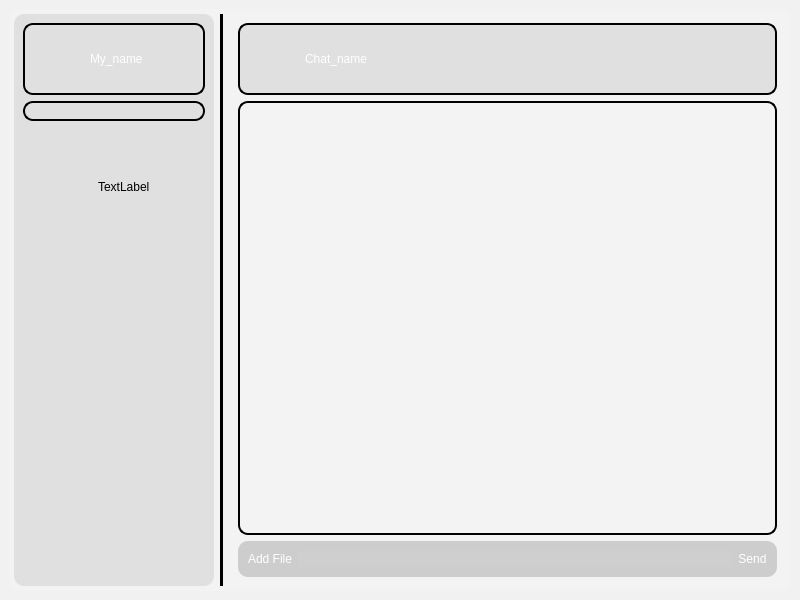
<?xml version="1.0" encoding="UTF-8"?>
<ui version="4.0">
 <class>MainWindow</class>
 <widget class="QMainWindow" name="MainWindow">
  <property name="geometry">
   <rect>
    <x>0</x>
    <y>0</y>
    <width>800</width>
    <height>600</height>
   </rect>
  </property>
  <property name="sizePolicy">
   <sizepolicy hsizetype="Fixed" vsizetype="Fixed">
    <horstretch>0</horstretch>
    <verstretch>0</verstretch>
   </sizepolicy>
  </property>
  <property name="minimumSize">
   <size>
    <width>800</width>
    <height>600</height>
   </size>
  </property>
  <property name="maximumSize">
   <size>
    <width>800</width>
    <height>600</height>
   </size>
  </property>
  <property name="windowTitle">
   <string>MainWindow</string>
  </property>
  <widget class="QWidget" name="centralwidget">
   <property name="sizePolicy">
    <sizepolicy hsizetype="Minimum" vsizetype="Minimum">
     <horstretch>0</horstretch>
     <verstretch>0</verstretch>
    </sizepolicy>
   </property>
   <property name="styleSheet">
    <string notr="true">background-color: rgba(255, 255, 255,30);</string>
   </property>
   <layout class="QGridLayout" name="gridLayout">
    <item row="0" column="0">
     <widget class="QFrame" name="horizontalFrame">
      <property name="sizePolicy">
       <sizepolicy hsizetype="Minimum" vsizetype="Minimum">
        <horstretch>0</horstretch>
        <verstretch>0</verstretch>
       </sizepolicy>
      </property>
      <property name="styleSheet">
       <string notr="true">background: qlineargradient(
            x1: 0, y1: 0,
            x2: 1, y2: 1,
            stop: 0 #ff0000,        /* červená */
            stop: 1 #0000a8       /* royal blue */
        );

border-radius: 10px;</string>
      </property>
      <layout class="QHBoxLayout" name="horizontalLayout">
       <property name="leftMargin">
        <number>5</number>
       </property>
       <property name="topMargin">
        <number>5</number>
       </property>
       <property name="rightMargin">
        <number>5</number>
       </property>
       <property name="bottomMargin">
        <number>5</number>
       </property>
       <item>
        <widget class="QFrame" name="verticalFrame">
         <property name="sizePolicy">
          <sizepolicy hsizetype="Minimum" vsizetype="Minimum">
           <horstretch>0</horstretch>
           <verstretch>0</verstretch>
          </sizepolicy>
         </property>
         <property name="maximumSize">
          <size>
           <width>200</width>
           <height>16777215</height>
          </size>
         </property>
         <property name="styleSheet">
          <string notr="true">background-color: rgba(0, 0, 0, 20);  /* 30 = velmi průhledné */
</string>
         </property>
         <layout class="QVBoxLayout" name="verticalLayout">
          <item>
           <widget class="QFrame" name="horizontalFrame_2">
            <property name="styleSheet">
             <string notr="true">background-color: rgba(255, 255, 255, 0);
border: 2px solid rgb(0, 0, 0);</string>
            </property>
            <layout class="QHBoxLayout" name="horizontalLayout_2">
             <item>
              <widget class="QPushButton" name="pushButton_user_icon">
               <property name="minimumSize">
                <size>
                 <width>50</width>
                 <height>50</height>
                </size>
               </property>
               <property name="maximumSize">
                <size>
                 <width>50</width>
                 <height>50</height>
                </size>
               </property>
               <property name="styleSheet">
                <string notr="true">background-color: rgba(255, 255, 255, 0);
border: none;</string>
               </property>
               <property name="icon">
                <iconset>
                 <normaloff>../../../.designer/backup/user_icon.svg</normaloff>../../../.designer/backup/user_icon.svg</iconset>
               </property>
               <property name="iconSize">
                <size>
                 <width>30</width>
                 <height>30</height>
                </size>
               </property>
              </widget>
             </item>
             <item>
              <widget class="QLabel" name="label_user_name">
               <property name="styleSheet">
                <string notr="true">color: rgb(255, 255, 255);
font: 14pt &quot;MS Shell Dlg 2&quot;;
background-color: rgba(255, 255, 255, 0);
border: none;</string>
               </property>
               <property name="text">
                <string>My_name</string>
               </property>
              </widget>
             </item>
            </layout>
           </widget>
          </item>
          <item>
           <widget class="QLineEdit" name="lineEdit_chat_search">
            <property name="styleSheet">
             <string notr="true">color: rgb(255, 255, 255);
font: 14pt &quot;MS Shell Dlg 2&quot;;
background-color: rgba(255, 255, 255, 0);
border: 2px solid rgb(0, 0, 0);</string>
            </property>
           </widget>
          </item>
          <item>
           <widget class="QScrollArea" name="scrollArea_2">
            <property name="styleSheet">
             <string notr="true">background-color: rgba(255, 255, 255, 0);
</string>
            </property>
            <property name="widgetResizable">
             <bool>true</bool>
            </property>
            <widget class="QWidget" name="scrollAreaWidgetContents_2">
             <property name="geometry">
              <rect>
               <x>0</x>
               <y>0</y>
               <width>182</width>
               <height>441</height>
              </rect>
             </property>
             <property name="styleSheet">
              <string notr="true">background-color: rgba(255, 255, 255, 0);
</string>
             </property>
             <widget class="QFrame" name="horizontalFrame_3">
              <property name="geometry">
               <rect>
                <x>10</x>
                <y>20</y>
                <width>160</width>
                <height>80</height>
               </rect>
              </property>
              <property name="sizePolicy">
               <sizepolicy hsizetype="Minimum" vsizetype="Minimum">
                <horstretch>0</horstretch>
                <verstretch>0</verstretch>
               </sizepolicy>
              </property>
              <property name="styleSheet">
               <string notr="true">background-color: rgba(255, 255, 255, 0);
</string>
              </property>
              <layout class="QHBoxLayout" name="horizontalLayout_4">
               <item>
                <widget class="QLabel" name="label_4">
                 <property name="sizePolicy">
                  <sizepolicy hsizetype="Fixed" vsizetype="Fixed">
                   <horstretch>0</horstretch>
                   <verstretch>0</verstretch>
                  </sizepolicy>
                 </property>
                 <property name="minimumSize">
                  <size>
                   <width>50</width>
                   <height>50</height>
                  </size>
                 </property>
                 <property name="maximumSize">
                  <size>
                   <width>50</width>
                   <height>50</height>
                  </size>
                 </property>
                 <property name="styleSheet">
                  <string notr="true">background-color: rgba(255, 255, 255, 0);
</string>
                 </property>
                 <property name="pixmap">
                  <pixmap>../../../.designer/backup/users_icon.svg</pixmap>
                 </property>
                 <property name="scaledContents">
                  <bool>true</bool>
                 </property>
                </widget>
               </item>
               <item>
                <widget class="QLabel" name="label_3">
                 <property name="sizePolicy">
                  <sizepolicy hsizetype="MinimumExpanding" vsizetype="Fixed">
                   <horstretch>0</horstretch>
                   <verstretch>0</verstretch>
                  </sizepolicy>
                 </property>
                 <property name="styleSheet">
                  <string notr="true">background-color: rgba(255, 255, 255, 0);
</string>
                 </property>
                 <property name="text">
                  <string>TextLabel</string>
                 </property>
                </widget>
               </item>
              </layout>
             </widget>
            </widget>
           </widget>
          </item>
         </layout>
        </widget>
       </item>
       <item>
        <widget class="Line" name="line">
         <property name="styleSheet">
          <string notr="true">color: rgb(0, 0, 0);
background-color: rgb(0, 0, 0);</string>
         </property>
         <property name="lineWidth">
          <number>5</number>
         </property>
         <property name="orientation">
          <enum>Qt::Vertical</enum>
         </property>
        </widget>
       </item>
       <item>
        <widget class="QFrame" name="verticalFrame">
         <property name="styleSheet">
          <string notr="true">background-color: rgba(255, 255, 255, 0);  /* 30 = velmi průhledné */
</string>
         </property>
         <layout class="QVBoxLayout" name="verticalLayout_2">
          <item>
           <widget class="QFrame" name="horizontalFrame_2">
            <property name="styleSheet">
             <string notr="true">background-color: rgba(0, 0, 0, 20);
border: 2px solid rgb(0, 0, 0);</string>
            </property>
            <layout class="QHBoxLayout" name="horizontalLayout_3">
             <item>
              <widget class="QPushButton" name="pushButton_chat_icon">
               <property name="minimumSize">
                <size>
                 <width>50</width>
                 <height>50</height>
                </size>
               </property>
               <property name="maximumSize">
                <size>
                 <width>50</width>
                 <height>50</height>
                </size>
               </property>
               <property name="styleSheet">
                <string notr="true">background-color: rgba(255, 255, 255, 0);
border: none;</string>
               </property>
               <property name="icon">
                <iconset>
                 <normaloff>../../../.designer/backup/users_icon.svg</normaloff>../../../.designer/backup/users_icon.svg</iconset>
               </property>
               <property name="iconSize">
                <size>
                 <width>30</width>
                 <height>30</height>
                </size>
               </property>
              </widget>
             </item>
             <item>
              <widget class="QLabel" name="label_chat_name">
               <property name="styleSheet">
                <string notr="true">color: rgb(255, 255, 255);
font: 14pt &quot;MS Shell Dlg 2&quot;;
background-color: rgba(255, 255, 255, 0);
border: none;</string>
               </property>
               <property name="text">
                <string>Chat_name</string>
               </property>
              </widget>
             </item>
             <item>
              <widget class="QPushButton" name="pushButton_chat_settings">
               <property name="minimumSize">
                <size>
                 <width>50</width>
                 <height>50</height>
                </size>
               </property>
               <property name="maximumSize">
                <size>
                 <width>50</width>
                 <height>50</height>
                </size>
               </property>
               <property name="styleSheet">
                <string notr="true">background-color: rgba(255, 255, 255, 0);
border: none;</string>
               </property>
               <property name="icon">
                <iconset>
                 <normaloff>../../../.designer/backup/settings_icon.svg</normaloff>../../../.designer/backup/settings_icon.svg</iconset>
               </property>
               <property name="iconSize">
                <size>
                 <width>30</width>
                 <height>30</height>
                </size>
               </property>
              </widget>
             </item>
            </layout>
           </widget>
          </item>
          <item>
           <widget class="QTextBrowser" name="textBrowser_chat">
            <property name="styleSheet">
             <string notr="true">color: rgb(255, 255, 255);
border: 2px solid rgb(0, 0, 0);</string>
            </property>
            <property name="html">
             <string>&lt;!DOCTYPE HTML PUBLIC &quot;-//W3C//DTD HTML 4.0//EN&quot; &quot;http://www.w3.org/TR/REC-html40/strict.dtd&quot;&gt;
&lt;html&gt;&lt;head&gt;&lt;meta name=&quot;qrichtext&quot; content=&quot;1&quot; /&gt;&lt;style type=&quot;text/css&quot;&gt;
p, li { white-space: pre-wrap; }
&lt;/style&gt;&lt;/head&gt;&lt;body style=&quot; font-family:'MS Shell Dlg 2'; font-size:8.25pt; font-weight:400; font-style:normal;&quot;&gt;
&lt;p style=&quot;-qt-paragraph-type:empty; margin-top:0px; margin-bottom:0px; margin-left:0px; margin-right:0px; -qt-block-indent:0; text-indent:0px;&quot;&gt;&lt;br /&gt;&lt;/p&gt;&lt;/body&gt;&lt;/html&gt;</string>
            </property>
           </widget>
          </item>
          <item>
           <widget class="QFrame" name="horizontalFrame">
            <property name="styleSheet">
             <string notr="true">background-color: rgba(0, 0, 0, 40);
</string>
            </property>
            <layout class="QHBoxLayout" name="horizontalLayout_5">
             <property name="leftMargin">
              <number>10</number>
             </property>
             <property name="topMargin">
              <number>10</number>
             </property>
             <property name="rightMargin">
              <number>10</number>
             </property>
             <property name="bottomMargin">
              <number>10</number>
             </property>
             <item>
              <widget class="QPushButton" name="pushButton_add_file">
               <property name="styleSheet">
                <string notr="true">color: rgb(255, 255, 255);
background-color: rgba(255, 255, 255, 0);
font: 10pt &quot;MS Shell Dlg 2&quot;;</string>
               </property>
               <property name="text">
                <string>Add File</string>
               </property>
              </widget>
             </item>
             <item>
              <widget class="QLineEdit" name="lineEdit_input">
               <property name="styleSheet">
                <string notr="true">color: rgb(255, 255, 255);
background-color: rgba(255, 255, 255, 10);
font: 8pt &quot;MS Shell Dlg 2&quot;;</string>
               </property>
              </widget>
             </item>
             <item>
              <widget class="QPushButton" name="pushButton_send">
               <property name="styleSheet">
                <string notr="true">color: rgb(255, 255, 255);
border-color: rgb(255, 255, 255);
background-color: rgba(255, 255, 255, 0);
font: 10pt &quot;MS Shell Dlg 2&quot;;</string>
               </property>
               <property name="text">
                <string>Send</string>
               </property>
               <property name="shortcut">
                <string>Return</string>
               </property>
              </widget>
             </item>
            </layout>
           </widget>
          </item>
         </layout>
        </widget>
       </item>
      </layout>
     </widget>
    </item>
   </layout>
  </widget>
 </widget>
 <resources/>
 <connections/>
</ui>
